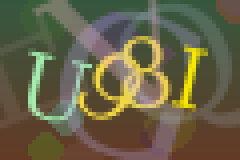
#> input picture train/test.jpg, 60 x 40 px (shown 4 times larger)
$ python a.py
#> lines starting #> are read from the running program, lines starting #| are printed output that depends on the picture
#coding=utf-8
"""
造物奇迹QQ2737499951
"""
import cv2
import numpy as np
from matplotlib import pyplot as plt
from PIL import Image,ImageEnhance,ImageFilter


def showimg(img, isgray=False):
    plt.axis("off")
    if isgray == True:
        plt.imshow(img, cmap='gray')
    else:
        plt.imshow(img)
    plt.show()


img_name = 'test.jpg'
#去除干扰线
im = Image.open(img_name)
#> im is the input picture: PIL image 60x40 RGB; mean R, G, B 103.7, 98.4, 71.1
#图像二值化
im_gray = im.convert('L')
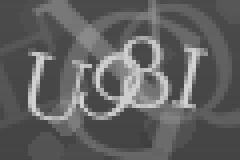
#> im_gray: PIL image 60x40 L (shown 4 times larger); min 64, max 210, mean 96.8
showimg(im_gray, True)
